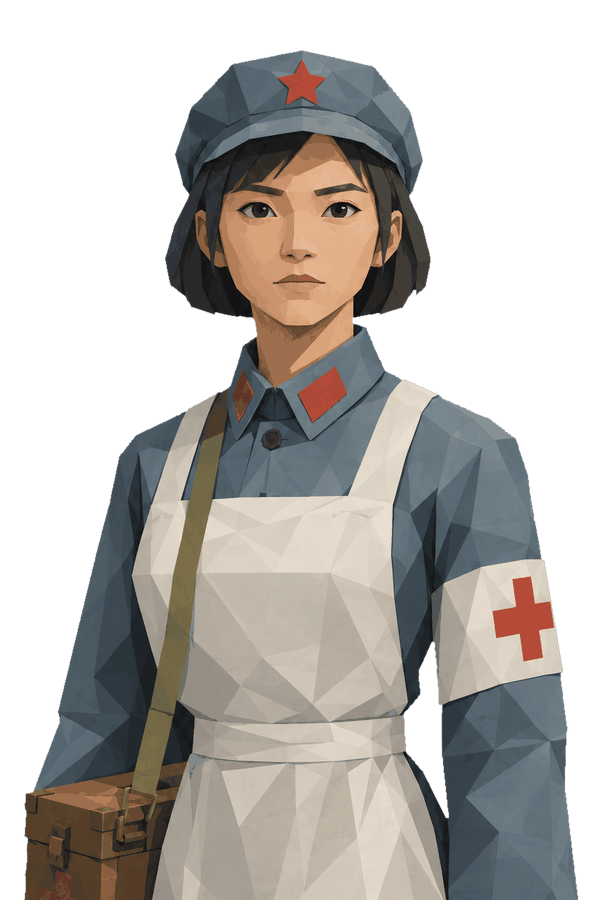
#> input picture art/gen/xiaomei_ch01.png, 600 x 900 px
$ python -i neko-crowd-post.py   (imports and definitions only)
#> lines starting #> are read from the running program, lines starting #| are printed output that depends on the picture
#!/usr/bin/env python3
"""把 tools/neko-crowd.js 生成的群众素材做成可复用的印章，并烘焙成 JS。

  python tools/neko-crowd-post.py

流程：
  1. 抠掉洋红底 → 透明
  2. 裁到人物包围盒，等比缩放到统一高度 STAMP_H
  3. 生成三档明度变体，供不同景深使用
       n = 原色（近景）  d = 压暗到 62%（中景）  f = 压暗到 38%（远景）
  4. 全部写成 base64 data URI，烘焙进 art/ui_00_crowd_stamps.js

产物：
  tmp/crowd-stamps/{name}_{tone}.png   中间产物，可删
  art/ui_00_crowd_stamps.js            window.CROWD_STAMPS（构建期用，游戏不加载）
"""
from __future__ import annotations

import base64
import io
import json
import sys
from pathlib import Path

from PIL import Image, ImageFilter

ROOT = Path(__file__).resolve().parent.parent
RAW = ROOT / "tmp" / "neko-crowd"
MID = ROOT / "tmp" / "crowd-stamps"
OUT_JS = ROOT / "art" / "ui_00_crowd_stamps.js"

STAMP_H = 200          # 印章统一高度（背景里最大用到 ~290px）
COLORS = 64
TONES = {"n": 1.0, "d": 0.62, "f": 0.38}

NEAR, FAR = 70.0, 140.0


# [7 lines left out: function key_color, not called in this run]


def cutout(src: Path) -> Image.Image | None:
    """抠成带 alpha 的人物图。

    两条来源都要支持（2026-10-16 实测）：
      · 上游给的是**洋红底 RGB**（最早那批 13 张）：按四角键色把洋红扣掉；
      · 上游直接给了 **RGBA 且四角透明**（这一批 6 张里 5 张）：它已经抠好了，
        如果还按 RGB 处理，`.convert("RGB")` 会把透明压成黑色，再拿黑色当键色，
        制服与靴子的暗部会被打出洞 —— 所以这里必须先认 alpha。
    """
#> called with src = '../art/gen/xiaomei_ch01.png'
    raw = Image.open(src)
#> raw is the input picture: PIL image 600x900 RGBA; mean R, G, B, A 75.4, 71.9, 67.6, 143
    if raw.mode in ("RGBA", "LA") or (raw.mode == "P" and "transparency" in raw.info):
        rgba = raw.convert("RGBA")
        w, h = rgba.size
#> w = 600; h = 900
        a = rgba.getchannel("A")
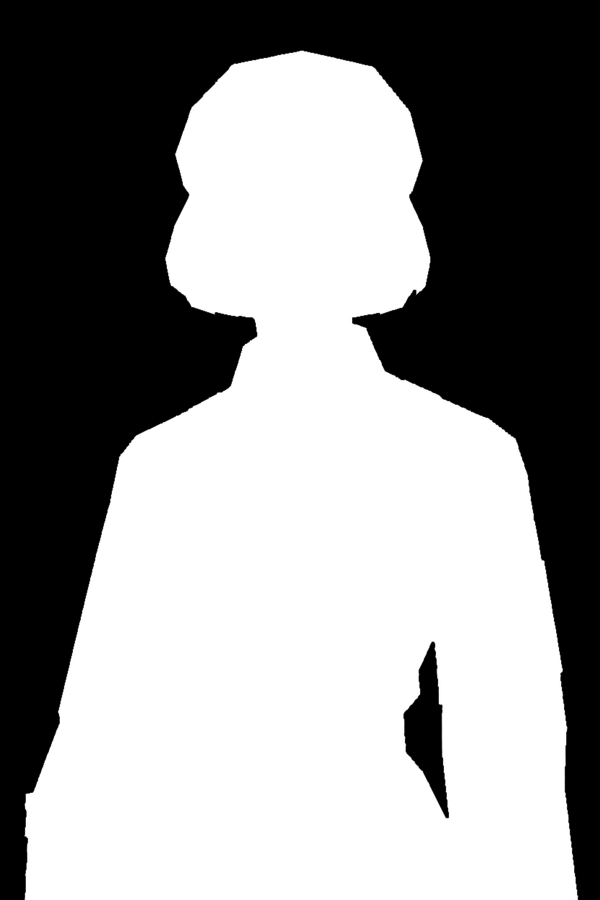
#> a: PIL image 600x900 L; min 0, max 255, mean 143
        corners = [a.getpixel(p) for p in ((2, 2), (w - 3, 2), (2, h - 3), (w - 3, h - 3))]
#> corners = [0, 0, 0, 0]
        if min(corners) < 32:
            box = a.getbbox()
#> box = (23, 50, 579, 900)
            if not box:
                return None
            return rgba.crop(box)
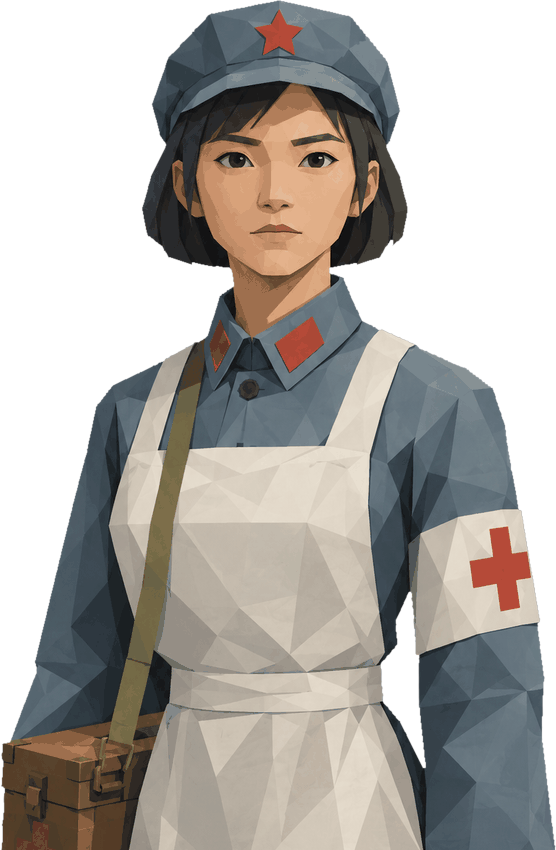
#> returned value: PIL image 556x850 RGBA; mean R, G, B, A 86.2, 82.2, 77.3, 163.4; transparent parts drawn white
        raw = rgba.convert("RGB")          # 有 alpha 但四角不透明 → 退回洋红键色流程
    img = raw.convert("RGB")
    kr, kg, kb = key_color(img)
    px = img.load()
    w, h = img.size
    alpha = Image.new("L", (w, h), 255)
    ap = alpha.load()
    for y in range(h):
        for x in range(w):
            r, g, b = px[x, y]
            d = ((r - kr) ** 2 + (g - kg) ** 2 + (b - kb) ** 2) ** 0.5
            if d <= NEAR:
                ap[x, y] = 0
            elif d < FAR:
                ap[x, y] = int(255 * (d - NEAR) / (FAR - NEAR))
            elif g + 40 < r and g + 40 < b and d < 260:
                ap[x, y] = 0
    alpha = alpha.filter(ImageFilter.MinFilter(3)).filter(ImageFilter.GaussianBlur(0.6))
    out = img.convert("RGBA")
    out.putalpha(alpha)
    box = alpha.getbbox()
    if not box:
        return None
    return out.crop(box)


# [66 lines left out: functions scaled, tone, data_uri, main, not called in this run]


# [2 lines not run here, left out]

>>> result = cutout('../art/gen/xiaomei_ch01.png')
